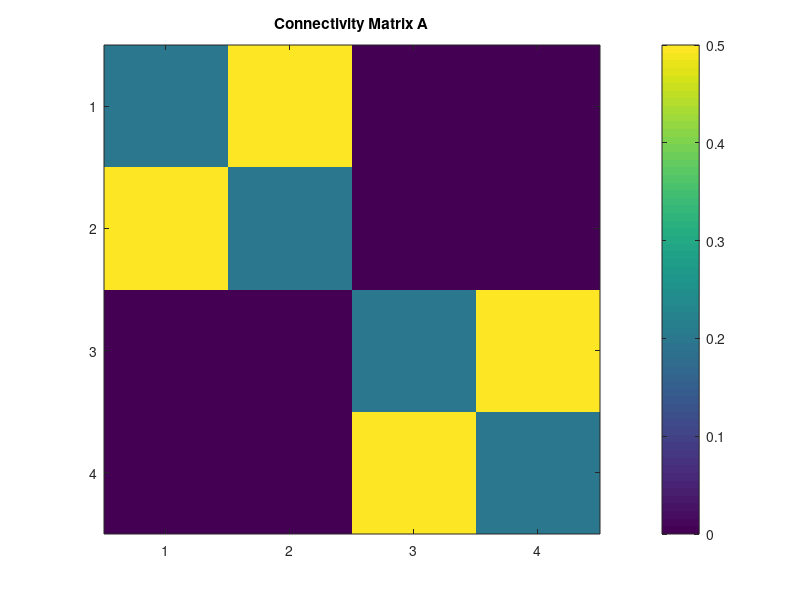

Recreate this plot in MATLAB. (Note: this script raises an error after producing the figure.)
%% compute integrated information in a multivariate autoregressive model, 
% X^t = A*X^{t-1} + E,
% where A is a connectivity matrix and E is gaussian noise.

%% options
%           options: options for computing phi, MIP search, and complex
%           search
%           
%           options.type_of_dist:
%              'Gauss': Gaussian distribution
%              'discrete': discrete probability distribution
%           options.type_of_phi:
%              'SI': phi_H, stochastic interaction
%              'Geo': phi_G, information geometry version
%              'star': phi_star, based on mismatched decoding
%              'MI': Multi (Mutual) information, I(X_1, Y_1; X_2, Y_2)
%              'MI1': Multi (Mutual) information. I(X_1; X_2). (IIT1.0)


clear all;
addpath(genpath('../../PhiToolbox'))

%% generate random gaussian time series X
N = 4; % the number of elements

A_diag = [0.2 0.5; 0.5 0.2];
A_off = zeros(2,2);
A = [A_diag A_off; A_off A_diag];

figure(1)
imagesc(A);
title('Connectivity Matrix A');
colorbar;

Cov_E = eye(N,N); % covariance matrix of E
T = 10^5; % the total length of time series
X = zeros(N,T); % time series data

X(:,1) = randn(N,1);
for t=2: T
    E = randn(N,1);
    X(:,t) = A*X(:,t-1) + E;
end


%% params
params.tau= 1; % time delay

%% options
options.type_of_dist = 'Gauss'; % type of probability distributions
options.type_of_phi = 'Geo'; % type of phi

Z = [1 1 2 2]; % partition with which phi is computed
% Z = [1 2 1 2]; % partition with which phi is computed

phi = phi_comp(X, Z, params, options);

%% show the resullts
fprintf('partition\n')
disp(Z);
fprintf('phi=%f\n',phi);